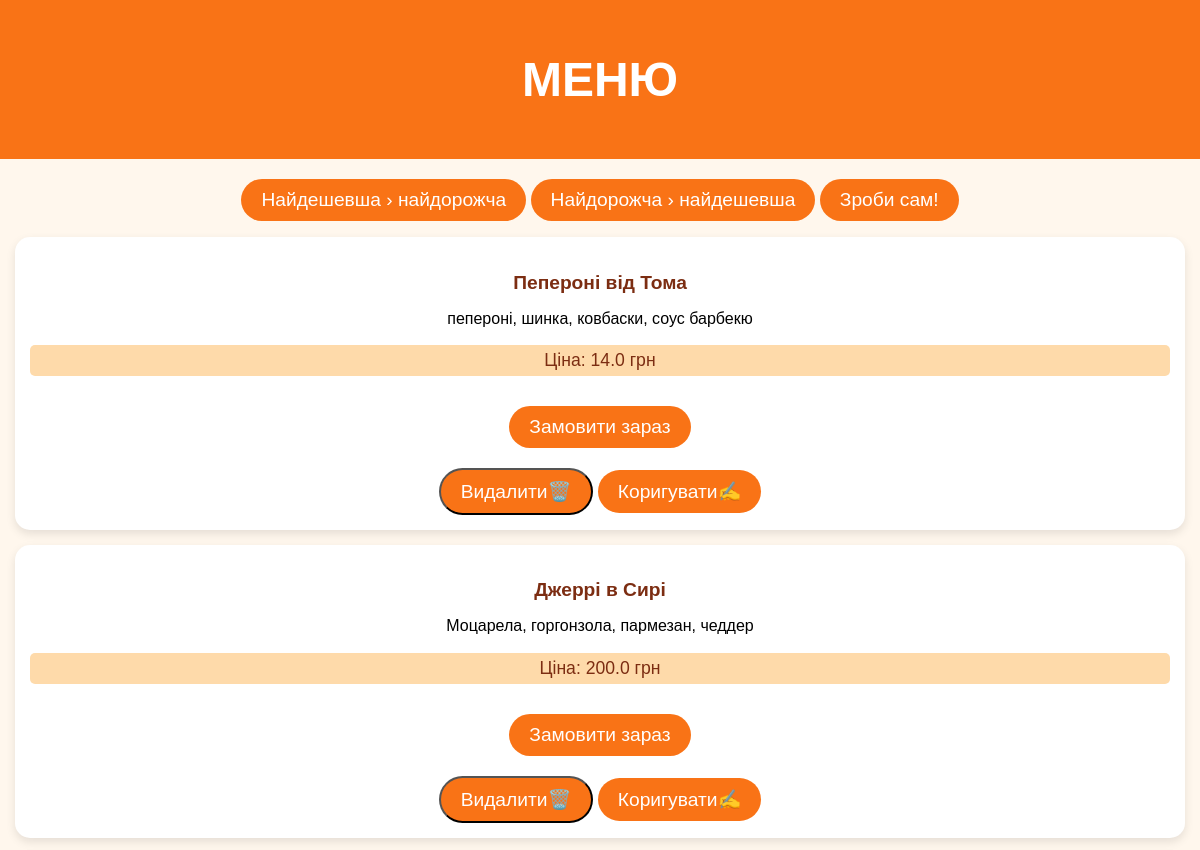
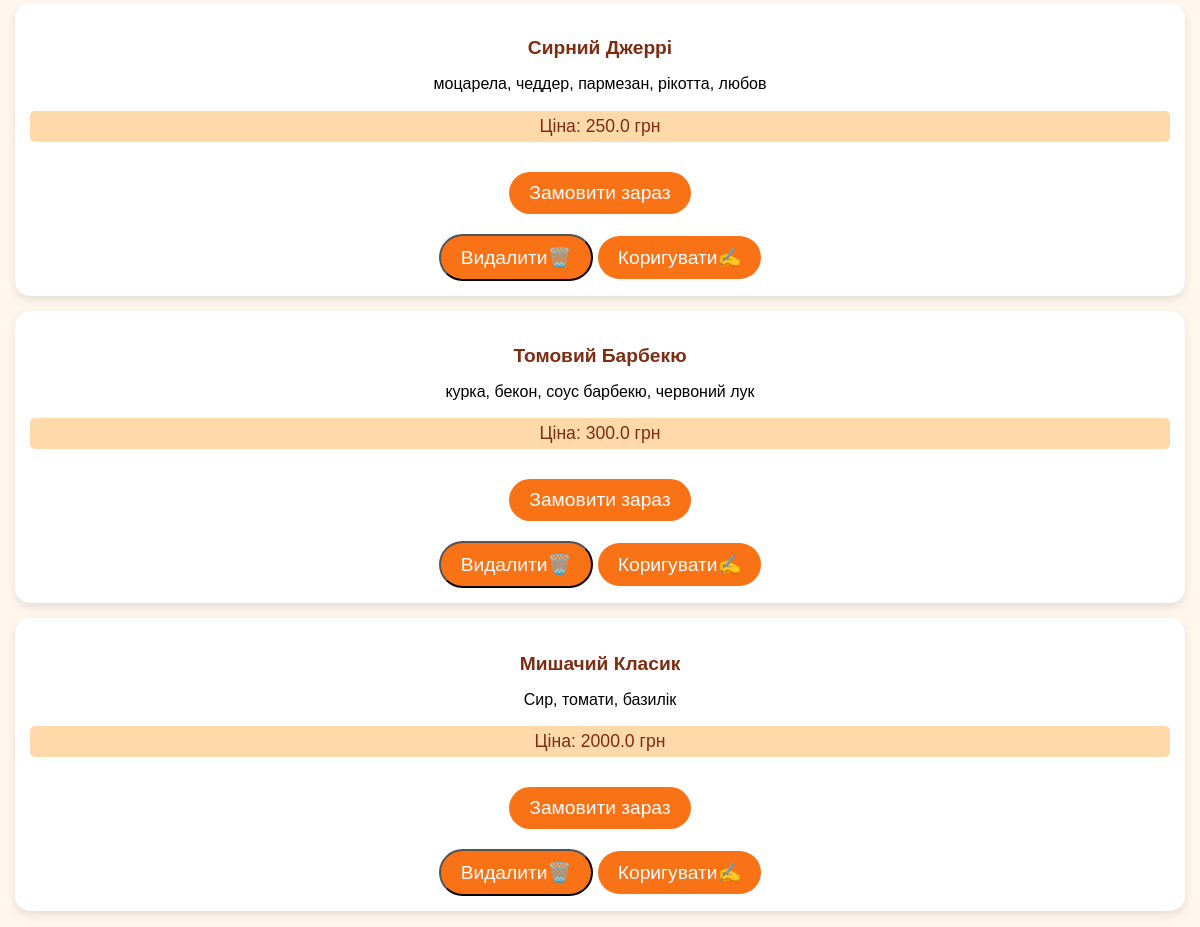
The page /menu on the database its author committed (2 pictures, top to bottom).
### tables this page shows
CREATE TABLE pizzas (
            id INTEGER PRIMARY KEY AUTOINCREMENT,
            name TEXT NOT NULL UNIQUE,
            description TEXT NOT NULL,
            price REAL NOT NULL
        );

### app.py (the view)
@app.route("/menu")
def pizza_menu():
    connection = get_db_connection()
    menu_items = connection.execute("SELECT id, name, description, price FROM pizzas").fetchall()
    connection.close()
    type = request.args.get("sort", "up").lower()
    menu_items = [dict(item) for item in menu_items]
    if type == "desc":
        menu_items.sort(key=lambda item: item["price"], reverse=True)
    else:
        menu_items.sort(key=lambda item: item["price"])
    return render_template("menu.html", menu_items=menu_items)

### base.py (called while the page is built)
def get_db_connection():
    connection = sqlite3.connect("pizza_database.db")
    connection.row_factory = sqlite3.Row
    return connection

### templates/menu.html (shortened to what this page needs)
<!DOCTYPE html>
<html lang="uk">
<head>
</head>
<body>
<header>
    <h1>Меню</h1>
</header>
<div class="sort-buttons">
    <a href="/menu?sort=up" class="button">Найдешевша › найдорожча</a>
    <a href="/menu?sort=desc" class="button">Найдорожча › найдешевша</a>
    <a href="/add" class="button">Зроби сам!</a>
</div>
<ul>
    {% for item in menu_items %}
    <li class="item">
        <h3>{{ item['name'] }}</h3>
        <p>{{ item['description'] }}</p>
        <p class="price">Ціна: {{ item['price'] }} грн</p>
        <a href="/order" class="orderNow">Замовити зараз</a>
        <form action="{{ url_for('delete', pizza_id=item['id']) }}" method="POST">
            <button type="submit" class="delete">Видалити🗑️</button>
             <a href="/{{ item['id'] }}/edit" class="button">Коригувати✍️</a>
        </form>
    </li>
    {% endfor %}
</ul>
</body>
</html>

### templates/menu.html (style rules this page uses)
header { background-color: #F97316; color: white; padding: 20px 0; font-size: 24px; font-weight: bold; text-transform: uppercase; }
body { font-family: 'Arial', sans-serif; background-color: #FFF7ED; margin: 0; padding: 0; text-align: center; }
ul { list-style-type: none; padding: 0; }
.item { background-color: #fff; margin: 15px; padding: 15px; border-radius: 15px; box-shadow: 0 4px 10px rgba(0, 0, 0, 0.1); transition: box-shadow 0.3s ease; }
.item h3 { font-size: 1.2em; color: #7C2D12; margin-bottom: 10px; }
.item p { font-size: 1em; color: #000; margin-bottom: 10px; }
.item .price { font-size: 1.1em; color: #7C2D12; background-color: #FEDAAA; padding: 5px; border-radius: 5px; }
.orderNow, a { display: inline-block; padding: 10px 20px; background-color: #F97316; color: #fff; border-radius: 30px; font-size: 1.2rem; margin-top: 20px; text-align: center; text-decoration: none; transition: background-color 0.3s, transform 0.2s; }
delete, a { display: inline-block; padding: 10px 20px; background-color: #F97316; color: #fff; border-radius: 30px; font-size: 1.2rem; margin-top: 20px; text-align: center; text-decoration: none; transition: background-color 0.3s, transform 0.2s; }
button { display: inline-block; padding: 10px 20px; background-color: #F97316; color: #fff; border-radius: 30px; font-size: 1.2rem; margin-top: 20px; text-align: center; text-decoration: none; transition: background-color 0.3s, transform 0.2s; }

### rows shown on the page
pizzas: name "Пепероні від Тома", description "пепероні, шинка, ковбаски, соус барбекю", price "14.0"
pizzas: name "Джеррі в Сирі", description "Моцарела, горгонзола, пармезан, чеддер", price "200.0"
pizzas: name "Сирний Джеррі", description "моцарела, чеддер, пармезан, рікотта, любов", price "250.0"
pizzas: name "Томовий Барбекю", description "курка, бекон, соус барбекю, червоний лук", price "300.0"
pizzas: name "Мишачий Класик", description "Сир, томати, базилік", price "2000.0"
